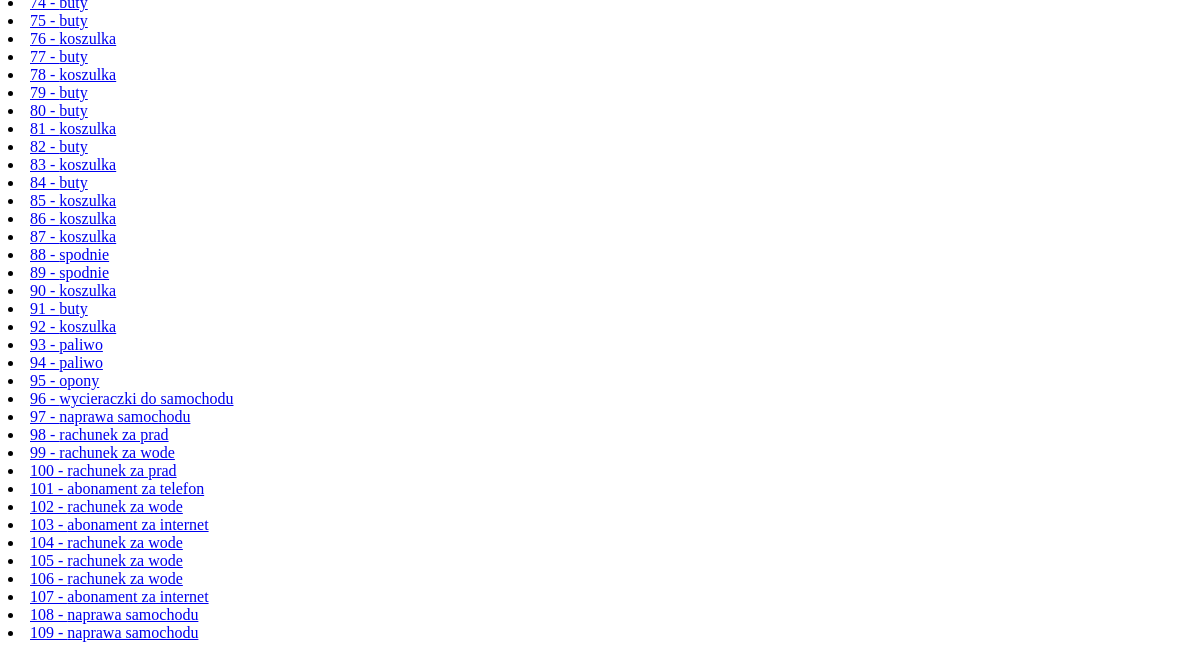
The app's page /budget/expenses/ (lower part), older data.
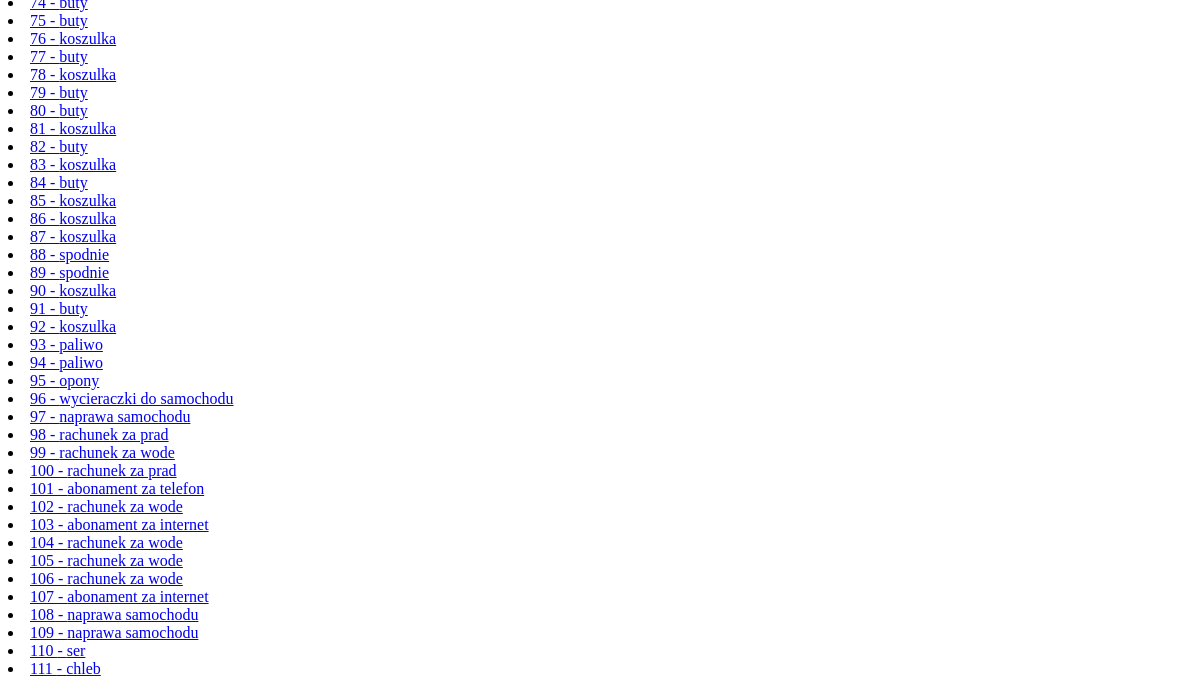
The same page, newer data.
### budget/models.py (models this page shows, shortened)
class Expense(models.Model):
    expense_id = models.IntegerField()
    date = models.DateField()
    price = models.FloatField()
    amount = models.FloatField()
    product = models.ForeignKey(Product, on_delete=models.CASCADE, null=True)
    category = models.ForeignKey(Category, on_delete=models.CASCADE, null=True)
    subcategory = models.ForeignKey(Subcategory, on_delete=models.CASCADE, null=True)

class Product(models.Model):
    name = models.CharField(max_length=512)
    def __str__(self):
        return self.name

### budget/views.py (the view)
# urls.py: path('expenses/', views.expenses, name='expenses'),
def expenses(request):
    expenses = Expense.objects.all()
    template = loader.get_template('budget/expenses.html')
    context = {
        'expenses': expenses,
    }
    return HttpResponse(template.render(context, request))

### budget/templates/budget/expenses.html (shortened to what this page needs)
{% for expense in expenses %}
	<li><a href="/budget/expense/{{ expense.expense_id }}/">{{ expense.expense_id }} - {{ expense.product }}</a></li>
{% endfor %}

Row changes from the older to the newer data that the page shows:
added Expense: expense_id "110", product "ser"
added Expense: expense_id "111", product "chleb"
